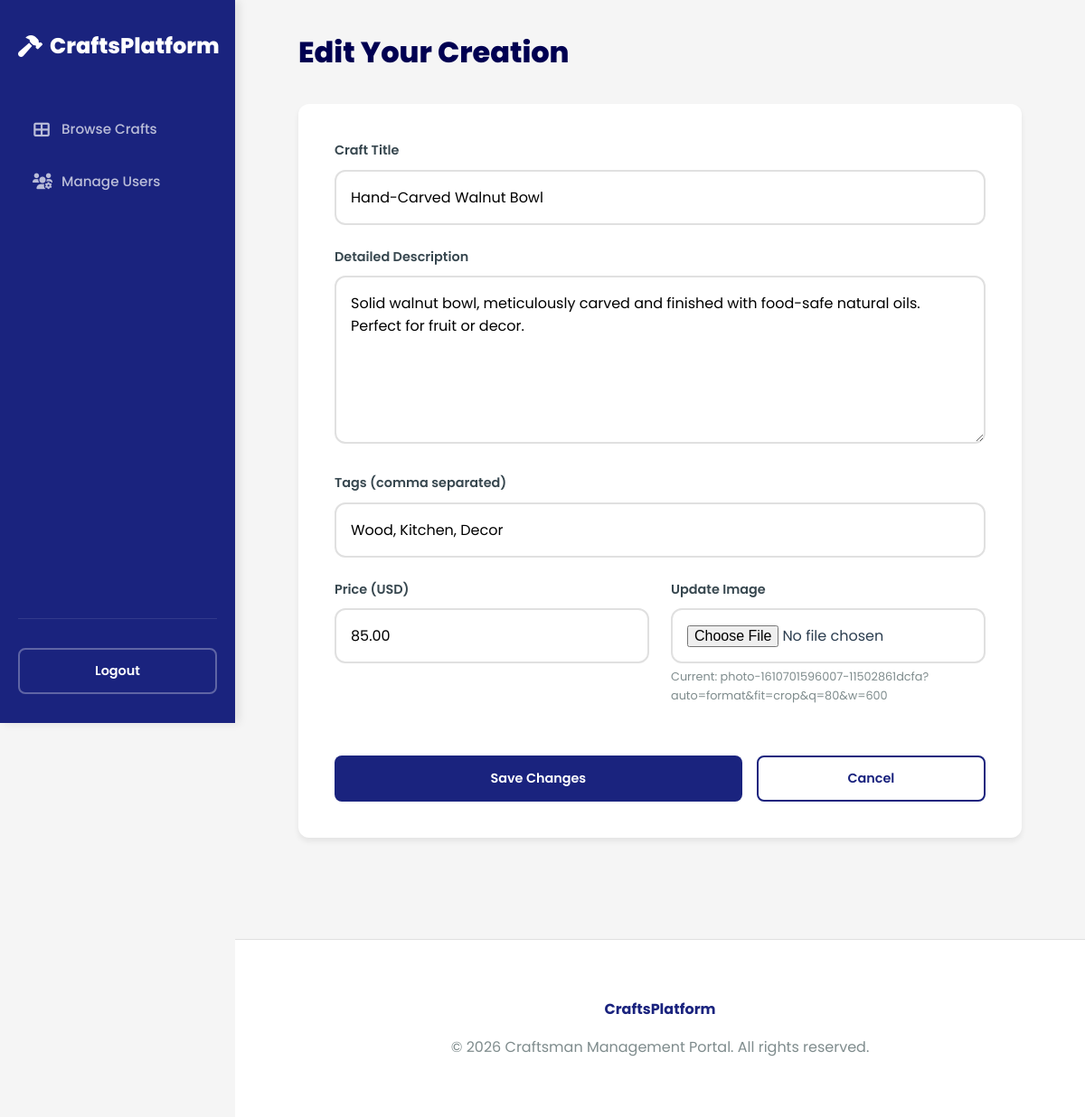
Screenshot of /edit_craft.php?id=2 (signed in) with the database file from the repository.
### tables this page shows
CREATE TABLE IF NOT EXISTS crafts (
    id INT AUTO_INCREMENT PRIMARY KEY,
    user_id INT NOT NULL,
    title VARCHAR(255) NOT NULL,
    description TEXT NOT NULL,
    price DECIMAL(10, 2) NOT NULL,
    tags VARCHAR(255),
    image_url VARCHAR(255),
    created_at TIMESTAMP DEFAULT CURRENT_TIMESTAMP,
    FOREIGN KEY (user_id) REFERENCES users(id) ON DELETE CASCADE
);

### edit_craft.php (the view, shortened to what this page needs)
<?php
require_once 'includes/db.php';
$id = $_GET['id'] ?? null;
if ($_SESSION['role'] === 'admin') {
    $stmt = $pdo->prepare("SELECT * FROM crafts WHERE id = ?");
    $stmt->execute([$id]);
} else {
    $stmt = $pdo->prepare("SELECT * FROM crafts WHERE id = ? AND user_id = ?");
    $stmt->execute([$id, $_SESSION['user_id']]);
}
$craft = $stmt->fetch();
?>
<!DOCTYPE html>
<html lang="en">
<head>
    <link rel="stylesheet" href="css/style.css">
    <link rel="stylesheet" href="https://cdnjs.cloudflare.com/ajax/libs/font-awesome/6.0.0/css/all.min.css">
</head>
<body style="background: var(--bg-color);">
    <div class="main-wrapper">
        <aside class="sidebar">
            <a href="index.php" class="logo">
                <i class="fas fa-hammer"></i>
                <span>CraftsPlatform</span>
            </a>
            <ul class="sidebar-nav">
                <?php if ($_SESSION['role'] == 'admin'): ?>
                    <li><a href="index.php"><i class="fas fa-th-large"></i> <span>Browse Crafts</span></a></li>
                    <li><a href="admin_dashboard.php"><i class="fas fa-users-cog"></i> <span>Manage Users</span></a></li>
                <?php endif; ?>
            </ul>
            <div class="sidebar-footer">
                <a href="logout.php" class="btn btn-outline" style="width: 100%; border-color: rgba(255,255,255,0.3); color: #fff;">Logout</a>
            </div>
        </aside>
        <main class="content-area">
            <div class="container" style="max-width: 800px;">
                <h2 class="section-title">Edit Your Creation</h2>
                <div class="table-container" style="padding: 2.5rem;">
                    <form action="edit_craft.php?id=<?php echo $id; ?>" method="POST" enctype="multipart/form-data" id="craftForm">
                        <div class="form-group">
                            <label for="title">Craft Title</label>
                            <input type="text" name="title" id="title" value="<?php echo htmlspecialchars($craft['title']); ?>" required>
                        </div>
                        <div class="form-group">
                            <label for="description">Detailed Description</label>
                            <textarea name="description" id="description" rows="6" required><?php echo htmlspecialchars($craft['description']); ?></textarea>
                        </div>
                        <div class="form-group">
                            <label for="tags">Tags (comma separated)</label>
                            <input type="text" name="tags" id="tags" value="<?php echo htmlspecialchars($craft['tags'] ?? ''); ?>" placeholder="e.g. Pottery, Handmade, Clay">
                        </div>
                        <div style="display: grid; grid-template-columns: 1fr 1fr; gap: 1.5rem;">
                            <div class="form-group">
                                <label for="price">Price (USD)</label>
                                <input type="number" step="0.01" name="price" id="price" value="<?php echo htmlspecialchars($craft['price']); ?>" required>
                            </div>
                            <div class="form-group">
                                <label for="image">Update Image</label>
                                <input type="file" name="image" id="image">
                                <?php if ($craft['image_url']): ?>
                                    <p style="margin-top: 5px; font-size: 0.8rem; color: var(--text-muted);">Current: <?php echo basename($craft['image_url']); ?></p>
                                <?php endif; ?>
                            </div>
                        </div>
                        <div style="margin-top: 2rem; display: flex; gap: 1rem;">
                            <button type="submit" class="btn" style="flex: 2;">Save Changes</button>
                            <a href="craftsman_dashboard.php" class="btn btn-outline" style="flex: 1;">Cancel</a>
                        </div>
                    </form>
                </div>
            </div>
        </main>
    </div>
    <footer style="margin-left: var(--sidebar-width);">
        <div class="container">
            <p style="font-weight: 700; color: var(--primary-color); margin-bottom: 1rem;">CraftsPlatform</p>
            <p>&copy; <?php echo date("Y"); ?> Craftsman Management Portal. All rights reserved.</p>
        </div>
    </footer>
</body>
</html>

### css/style.css (style rules this page uses)
:root { --primary-color: #1a237e; --primary-light: #534bae; --primary-dark: #000051; --accent-color: #ffd700; --secondary-color: #37474f; --bg-color: #f5f5f5; --card-bg: #ffffff; --text-color: #2c3e50; --text-muted: #7f8c8d; --error-color: #c62828; --success-color: #2e7d32; --border-color: #e0e0e0; --header-height: 70px; --sidebar-width: 260px; --shadow-sm: 0 2px 4px rgba(0,0,0,0.05); --shadow-md: 0 4px 6px rgba(0,0,0,0.07); --shadow-lg: 0 10px 15px rgba(0,0,0,0.1); --radius: 12px; }
* { margin: 0; padding: 0; box-sizing: border-box; }
body { background-color: var(--bg-color); color: var(--text-color); font-family: 'Poppins', sans-serif; line-height: 1.6; -webkit-font-smoothing: antialiased; }
.main-wrapper { display: flex; min-height: 100vh; }
.content-area { flex: 1; padding: 2rem; transition: all 0.3s; min-width: 0; }
.container { max-width: 1200px; margin: 0 auto; }
.sidebar { width: var(--sidebar-width); background: var(--primary-color); color: #ffffff; padding: 2rem 1.25rem; display: flex; flex-direction: column; position: sticky; top: 0; height: 100vh; overflow-y: auto; z-index: 1000; box-shadow: 4px 0 10px rgba(0,0,0,0.1); flex-shrink: 0; }
.sidebar .logo { font-size: 1.5rem; font-weight: 800; color: #ffffff; margin-bottom: 3rem; text-decoration: none; display: flex; align-items: center; gap: 0.5rem; }
.sidebar-nav { list-style: none; flex-grow: 1; }
.sidebar-nav li { margin-bottom: 0.5rem; }
.sidebar-nav a { color: rgba(255,255,255,0.7); text-decoration: none; padding: 0.8rem 1rem; border-radius: 8px; display: flex; align-items: center; font-weight: 500; transition: all 0.2s; font-size: 0.95rem; }
.sidebar-nav a i { width: 20px; margin-right: 12px; text-align: center; font-size: 1.1rem; }
.sidebar-footer { margin-top: auto; padding-top: 2rem; border-top: 1px solid rgba(255,255,255,0.1); }
.btn { display: inline-flex; align-items: center; justify-content: center; background: var(--primary-color); color: #ffffff; padding: 0.75rem 1.5rem; border: none; border-radius: 8px; cursor: pointer; font-weight: 600; text-decoration: none; transition: all 0.3s cubic-bezier(0.4, 0, 0.2, 1); font-size: 0.9rem; font-family: inherit; }
.btn-outline { background: transparent; border: 2px solid var(--primary-color); color: var(--primary-color); }
.section-title { font-size: 2rem; font-weight: 800; margin-bottom: 2rem; color: var(--primary-dark); }
.table-container { background: #ffffff; border-radius: var(--radius); box-shadow: var(--shadow-md); overflow: hidden; margin-top: 2rem; }
.form-group { margin-bottom: 1.5rem; }
.form-group label { display: block; font-weight: 600; font-size: 0.9rem; margin-bottom: 0.6rem; color: var(--secondary-color); }
.form-group input, .form-group select, .form-group textarea { width: 100%; padding: 1rem; border: 2px solid var(--border-color); border-radius: 12px; font-size: 1rem; font-family: inherit; transition: all 0.3s; }
footer { background: #ffffff; padding: 4rem 0; border-top: 1px solid var(--border-color); text-align: center; margin-top: 5rem; color: var(--text-muted); }

### rows the page displays
crafts: title "Hand-Carved Walnut Bowl", description "Solid walnut bowl, meticulously carved and finished with food-safe natural oils. Perfect for fruit or decor.", tags "Wood, Kitchen, Decor", price "85.00", image_url "photo-1610701596007-11502861dcfa?auto=format&fit=crop&q=80&w=600"
